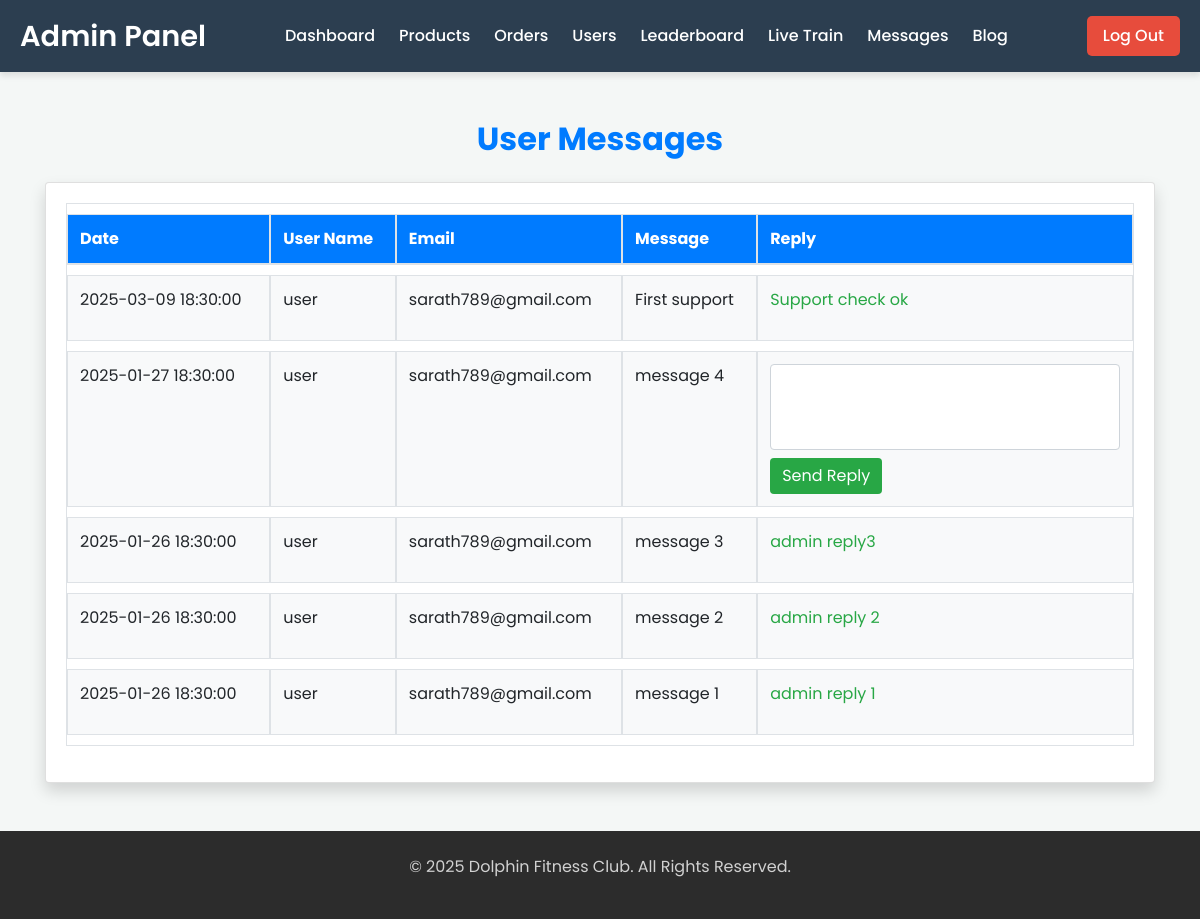
The app's page /index/admin/users.php (signed in), older data.
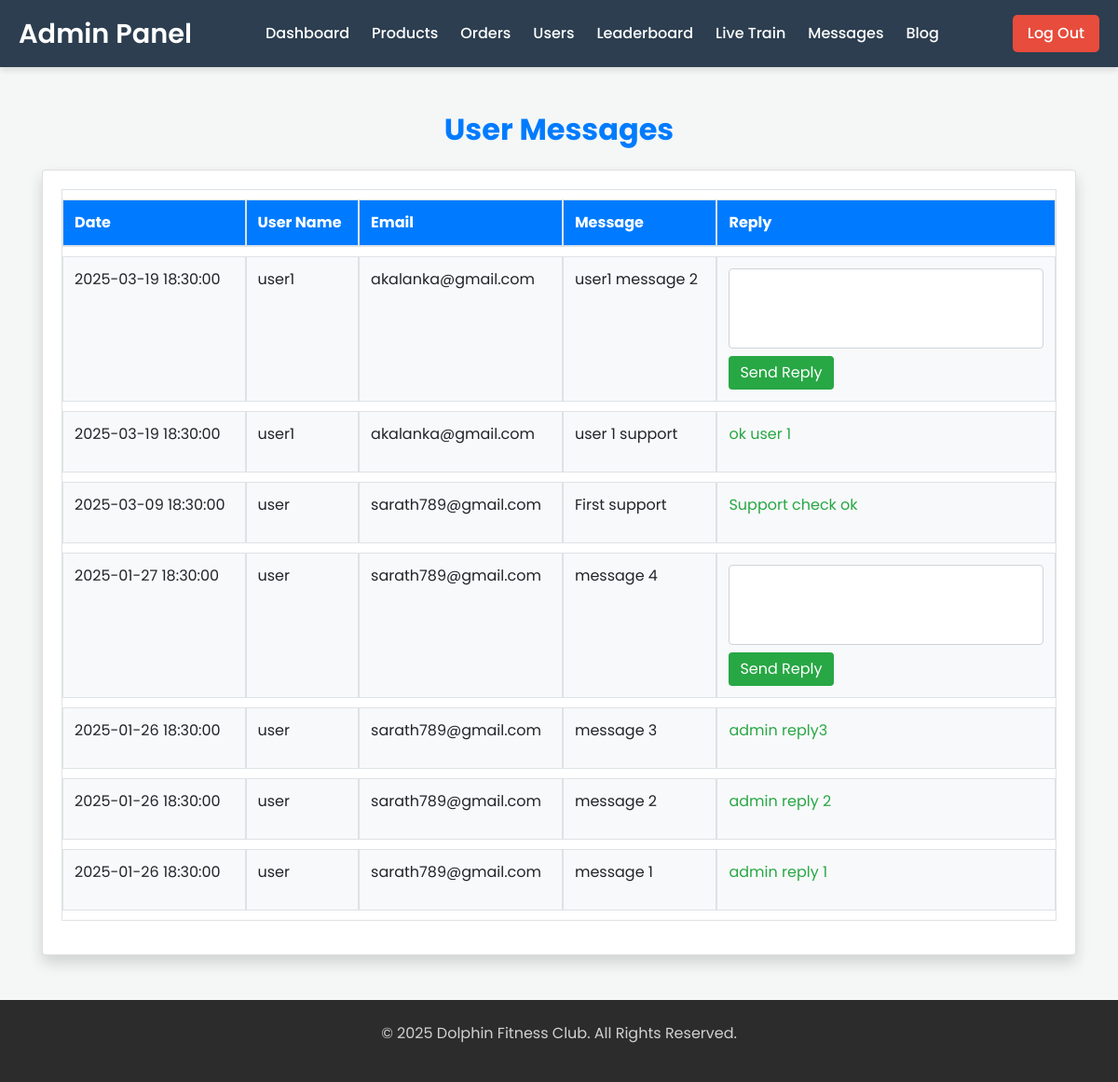
The same page, newer data.
### tables this page shows
CREATE TABLE `user_messages` (
  `id` int(11) NOT NULL,
  `user_id` int(11) NOT NULL,
  `message` text NOT NULL,
  `description` varchar(255) NOT NULL,
  `submitted_at` timestamp NOT NULL DEFAULT current_timestamp(),
  `admin_reply` varchar(250) NOT NULL
);

CREATE TABLE `users` (
  `id` int(11) NOT NULL,
  `first_name` varchar(100) NOT NULL,
  `last_name` varchar(100) NOT NULL,
  `email` varchar(100) NOT NULL,
  `username` varchar(50) NOT NULL,
  `password` varchar(255) NOT NULL
);

### index/admin/users.php (the view, shortened to what this page needs)
<?php
include_once 'components/admin_header.php';
require_once 'include/db.php';
?>
<div class="container mt-5">
    <h2 class="text-center mb-4" style="color: #007bff; font-weight: bold;">User Messages</h2>
    <div class="card shadow">
        <div class="card-body">
            <table class="table table-bordered">
                <thead>
                    <tr>
                        <th>Date</th>
                        <th>User Name</th>
                        <th>Email</th>
                        <th>Message</th>
                        <th>Reply</th>
                    </tr>
                </thead>
                <tbody>
                    <?php
                    $query = "SELECT user_messages.id, users.username, users.email, user_messages.submitted_at,
                           user_messages.message, user_messages.admin_reply
                    FROM user_messages
                    JOIN users ON user_messages.user_id = users.id
                    ORDER BY user_messages.id DESC";
                    $result = $mysqli->query($query);
                    while ($row = $result->fetch_assoc()) {
                    ?>
                        <tr>
                            <td><?php echo $row['submitted_at']; ?></td>
                            <td><?php echo $row['username']; ?></td>
                            <td><?php echo $row['email']; ?></td>
                            <td><?php echo $row['message']; ?></td>
                            <td>
                                <?php if ($row['admin_reply']) { ?>
                                    <p class="text-success"><?php echo $row['admin_reply']; ?></p>
                                <?php } else { ?>
                                    <form action="include/admin_reply_handler.inc.php" method="POST">
                                        <textarea name="admin_reply" class="form-control" rows="3" required></textarea>
                                        <button type="submit" class="btn btn-success mt-2">Send Reply</button>
                                    </form>
                                <?php } ?>
                            </td>
                        </tr>
                    <?php } ?>
                </tbody>
            </table>
        </div>
    </div>
</div>
<?php
include_once 'components/admin_footer.php';
?>

Row changes from the older to the newer data that the page shows:
added user_messages: submitted_at "2025-03-19 18:30:00", user.username "user1", user.email "akalanka@gmail.com", message "user1 message 2"
added user_messages: submitted_at "2025-03-19 18:30:00", user.username "user1", user.email "akalanka@gmail.com", message "user 1 support", admin_reply "ok user 1"
